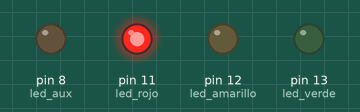
Simulated run of this sketch. Board: Arduino Uno, built with avr-gcc and run on an emulated ATmega328P. On the bench: output pins drawn as LEDs (lit = HIGH).

Above: at 0.5 s.
At 1.5 s:
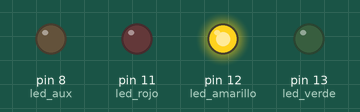
At 3.5 s:
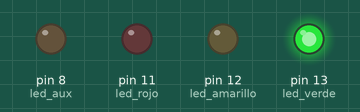
Timing chart, 0 to 7.8 s (numbered marks = the images above):
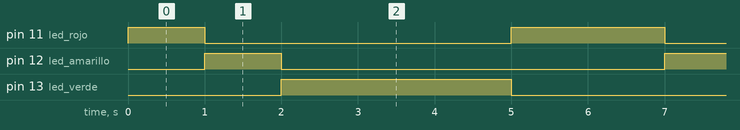

The sketch:

Timer_Arduino.ino
```cpp
//Uso del módulo TIMER
// Ejemplo: Semáforo
#include <avr/sleep.h>

//Parametros
int led_verde = 13;
int led_amarillo = 12;
int led_rojo = 11;
int segundos=0;

int led_aux = 8; //usado para pruebas
bool flag=true;

//Interrupción
//Cambiar TIMER_1 a TIMER_0 o 	TIMER_2
//para usar los otros timer
ISR(TIMER1_COMPA_vect)
{
  flag=false;
  segundos=segundos+1;
  if (segundos==6)
  {
    segundos=0;
  }
}

void setup()
{
	//Configuración de puertos de salida OUTPUT.
	pinMode(led_verde, OUTPUT);
	pinMode(led_amarillo, OUTPUT);
	pinMode(led_rojo, OUTPUT);
  	pinMode(led_aux, OUTPUT);

	//**************************************
	//Configuración de la interrupcion
  	//**************************************

	cli();//Detine todas las interrupciones

    TCCR1A = 0;//Registro de configuración A
	TCCR1B = 0;//Registro de configuración B

	TCNT1  = 0;//Registro que lleva la cuenta=0
	OCR1A = 15624;//Registro de comparación
   //15624=(16*10^6)/(1*1024) - 1

	TCCR1B |= (1 << WGM12); //COnfiguración del preescaler
	TCCR1B |= (1 << CS12) | (1 << CS10);

 	TIMSK1 |= (1 << OCIE1A);//Habilita interrupciones por Timer
	sei();//Activa todas las interrupciones
  	//**************************************

}


void loop(){

  if (segundos<2)
  {
    digitalWrite(led_verde,LOW);
    digitalWrite(led_rojo,HIGH);
  }
  else if (segundos<3)
  {
    digitalWrite(led_rojo,LOW);
	digitalWrite(led_amarillo,HIGH);
  }
  else if (segundos<6)
  {
    digitalWrite(led_amarillo,LOW);
	digitalWrite(led_verde,HIGH);
  }
  flag=true;
  //infiniteLoop();

  sleep_enable();
}

//Esta función demuestra el comportamiento de las
//interrupciones ¿Cuándo se sale de este loop?
void infiniteLoop()
{
  while(flag)
  {
    digitalWrite(led_aux,HIGH);
    delay(500);
    digitalWrite(led_aux,LOW);
    delay(500);
  }
}
```

Measured:
- by itself, pin 11 (led_rojo): repeats every 6.0 s: LOW 4.0 s, HIGH 2.0 s
- by itself, pin 12 (led_amarillo): alternates HIGH for 1.0 s and LOW for 5.0 s
- by itself, pin 13 (led_verde): alternates HIGH for 3.0 s and LOW for 3.0 s
